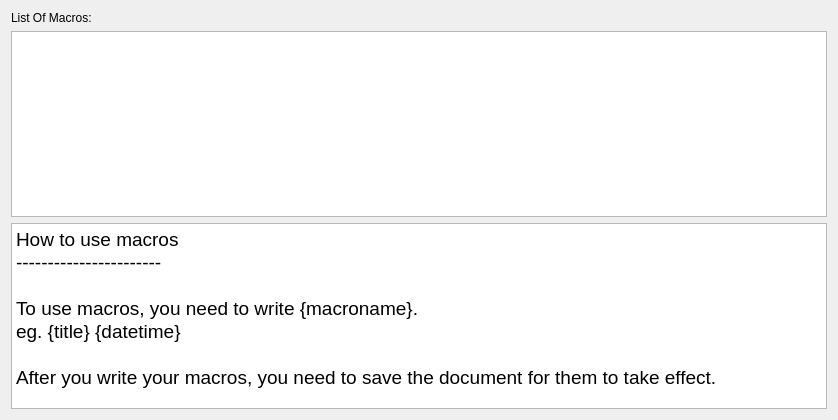
<?xml version="1.0" encoding="UTF-8"?>
<ui version="4.0">
 <class>MacroHelp</class>
 <widget class="QDialog" name="MacroHelp">
  <property name="geometry">
   <rect>
    <x>0</x>
    <y>0</y>
    <width>838</width>
    <height>420</height>
   </rect>
  </property>
  <property name="windowTitle">
   <string>Macro Help</string>
  </property>
  <layout class="QGridLayout" name="gridLayout">
   <item row="0" column="0">
    <widget class="QLabel" name="label">
     <property name="text">
      <string>List Of Macros:</string>
     </property>
    </widget>
   </item>
   <item row="1" column="0">
    <widget class="QListWidget" name="macrolist"/>
   </item>
   <item row="2" column="0">
    <widget class="QPlainTextEdit" name="plainTextEdit">
     <property name="font">
      <font>
       <pointsize>14</pointsize>
      </font>
     </property>
     <property name="plainText">
      <string>How to use macros
-----------------------

To use macros, you need to write {macroname}.
eg. {title} {datetime}

After you write your macros, you need to save the document for them to take effect.</string>
     </property>
    </widget>
   </item>
  </layout>
 </widget>
 <resources/>
 <connections/>
</ui>
